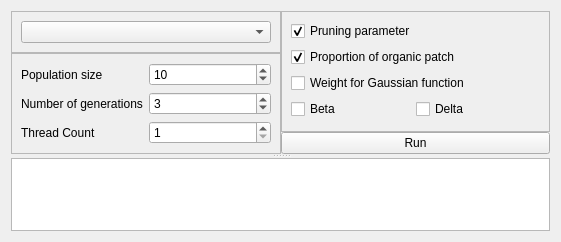
<?xml version="1.0" encoding="UTF-8"?>
<ui version="4.0">
 <class>POT</class>
 <widget class="QWidget" name="POT">
  <property name="geometry">
   <rect>
    <x>0</x>
    <y>0</y>
    <width>561</width>
    <height>242</height>
   </rect>
  </property>
  <property name="minimumSize">
   <size>
    <width>0</width>
    <height>0</height>
   </size>
  </property>
  <property name="maximumSize">
   <size>
    <width>16777215</width>
    <height>16777215</height>
   </size>
  </property>
  <property name="windowTitle">
   <string>Parameter Optimization Tool (POT) module</string>
  </property>
  <layout class="QVBoxLayout" name="verticalLayout_5">
   <item>
    <widget class="QSplitter" name="splitter">
     <property name="orientation">
      <enum>Qt::Orientation::Vertical</enum>
     </property>
     <widget class="QFrame" name="frame_3">
      <property name="minimumSize">
       <size>
        <width>0</width>
        <height>0</height>
       </size>
      </property>
      <property name="maximumSize">
       <size>
        <width>16777215</width>
        <height>152</height>
       </size>
      </property>
      <property name="frameShape">
       <enum>QFrame::Shape::NoFrame</enum>
      </property>
      <property name="frameShadow">
       <enum>QFrame::Shadow::Raised</enum>
      </property>
      <layout class="QHBoxLayout" name="horizontalLayout">
       <property name="spacing">
        <number>0</number>
       </property>
       <property name="sizeConstraint">
        <enum>QLayout::SizeConstraint::SetDefaultConstraint</enum>
       </property>
       <property name="leftMargin">
        <number>0</number>
       </property>
       <property name="topMargin">
        <number>0</number>
       </property>
       <property name="rightMargin">
        <number>0</number>
       </property>
       <property name="bottomMargin">
        <number>0</number>
       </property>
       <item>
        <layout class="QVBoxLayout" name="verticalLayout_2">
         <item>
          <widget class="QFrame" name="frame">
           <property name="frameShape">
            <enum>QFrame::Shape::StyledPanel</enum>
           </property>
           <property name="frameShadow">
            <enum>QFrame::Shadow::Raised</enum>
           </property>
           <layout class="QVBoxLayout" name="verticalLayout_3">
            <item>
             <widget class="QComboBox" name="comboBox_00_algorithms"/>
            </item>
           </layout>
          </widget>
         </item>
         <item>
          <widget class="QFrame" name="frame_2">
           <property name="frameShape">
            <enum>QFrame::Shape::StyledPanel</enum>
           </property>
           <property name="frameShadow">
            <enum>QFrame::Shadow::Raised</enum>
           </property>
           <layout class="QGridLayout" name="gridLayout">
            <item row="0" column="1">
             <widget class="QSpinBox" name="spinBox_01_pop_size">
              <property name="maximum">
               <number>100000</number>
              </property>
              <property name="singleStep">
               <number>5</number>
              </property>
              <property name="value">
               <number>10</number>
              </property>
             </widget>
            </item>
            <item row="2" column="1">
             <widget class="QSpinBox" name="spinBox_01_thread_count">
              <property name="minimum">
               <number>1</number>
              </property>
             </widget>
            </item>
            <item row="1" column="1">
             <widget class="QSpinBox" name="spinBox__01_n_gen">
              <property name="maximum">
               <number>10000</number>
              </property>
              <property name="value">
               <number>3</number>
              </property>
             </widget>
            </item>
            <item row="0" column="0">
             <widget class="QLabel" name="label">
              <property name="text">
               <string>Population size</string>
              </property>
             </widget>
            </item>
            <item row="2" column="0">
             <widget class="QLabel" name="label_3">
              <property name="text">
               <string>Thread Count</string>
              </property>
             </widget>
            </item>
            <item row="1" column="0">
             <widget class="QLabel" name="label_2">
              <property name="text">
               <string>Number of generations</string>
              </property>
             </widget>
            </item>
           </layout>
          </widget>
         </item>
        </layout>
       </item>
       <item>
        <layout class="QVBoxLayout" name="verticalLayout">
         <item>
          <widget class="QFrame" name="frame_4">
           <property name="frameShape">
            <enum>QFrame::Shape::StyledPanel</enum>
           </property>
           <property name="frameShadow">
            <enum>QFrame::Shadow::Raised</enum>
           </property>
           <layout class="QVBoxLayout" name="verticalLayout_4">
            <item>
             <widget class="QCheckBox" name="checkBox_02_pruning_par">
              <property name="text">
               <string>Pruning parameter</string>
              </property>
              <property name="checked">
               <bool>true</bool>
              </property>
              <property name="tristate">
               <bool>false</bool>
              </property>
             </widget>
            </item>
            <item>
             <widget class="QCheckBox" name="checkBox__02_organic">
              <property name="text">
               <string>Proportion of organic patch</string>
              </property>
              <property name="checked">
               <bool>true</bool>
              </property>
              <property name="tristate">
               <bool>false</bool>
              </property>
             </widget>
            </item>
            <item>
             <widget class="QCheckBox" name="checkBox_02_weight_of_gauss">
              <property name="text">
               <string>Weight for Gaussian function</string>
              </property>
             </widget>
            </item>
            <item>
             <layout class="QHBoxLayout" name="horizontalLayout_2">
              <property name="spacing">
               <number>0</number>
              </property>
              <item>
               <widget class="QCheckBox" name="checkBox_02_beta">
                <property name="text">
                 <string>Beta</string>
                </property>
               </widget>
              </item>
              <item>
               <widget class="QCheckBox" name="checkBox_02_delta">
                <property name="text">
                 <string>Delta</string>
                </property>
               </widget>
              </item>
             </layout>
            </item>
           </layout>
          </widget>
         </item>
         <item>
          <widget class="QPushButton" name="btn_04_run">
           <property name="text">
            <string>Run</string>
           </property>
          </widget>
         </item>
        </layout>
       </item>
      </layout>
     </widget>
     <widget class="MyTextBrowser" name="textBrowser"/>
    </widget>
   </item>
  </layout>
 </widget>
 <customwidgets>
  <customwidget>
   <class>MyTextBrowser</class>
   <extends>QTextBrowser</extends>
   <header>src.mytextbrowser</header>
  </customwidget>
 </customwidgets>
 <resources/>
 <connections/>
</ui>
